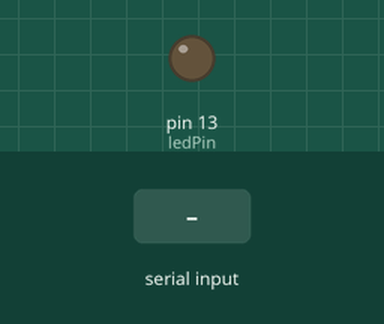
Recording of a sketch running on a simulated Arduino Uno, built with avr-gcc and run on an emulated ATmega328P. Parts: output pins drawn as LEDs (lit = HIGH). Dashed ring = blinking. The inputs (shaded band) are chosen by the test bench.

Above: at 1.2 s.
1.3 s: "D" received over Serial
At 1.5 s:
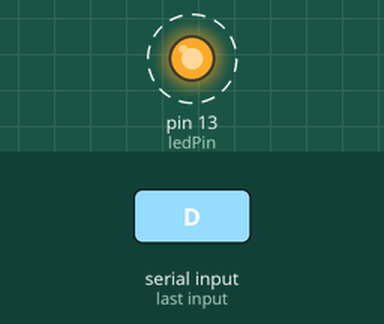
4.3 s: byte 32 (' ') received over Serial
At 5.7 s:
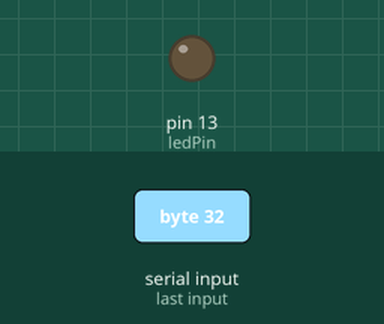
6.0 s: "P" received over Serial
At 6.32 s:
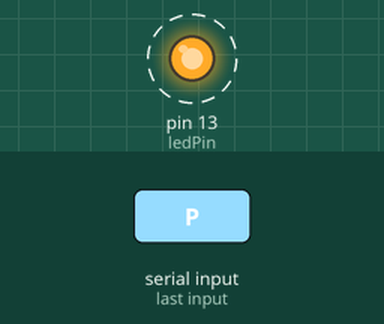
9.0 s: "1" received over Serial
At 9.0 s:
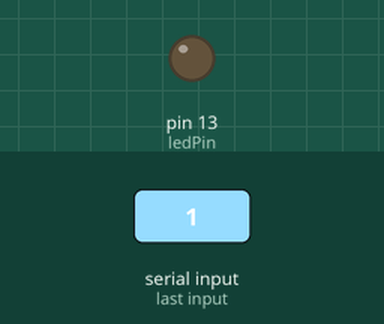
Timing chart, 0 to 11.5 s (numbered marks = the images above; inputs shaded):
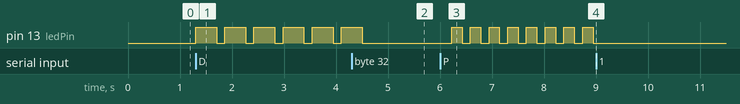

Measured:
- after the input at 1.3 s, pin 13 (ledPin): alternates HIGH for 0.40 s and LOW for 0.16 s, starting at once
- after the input at 4.3 s, pin 13 (ledPin): goes on until 4.5 s, then stays LOW
- after the input at 6.0 s, pin 13 (ledPin): alternates HIGH for 0.20 s and LOW for 0.16 s, starting after 0.22 s
- after the input at 9.0 s, pin 13 (ledPin): stops changing and stays LOW

The sketch:

morseInterpreter.ino
```cpp
char val; // Data received from the serial port
int ledPin =13; // Set the pin to digital I/O 4

void setup() {
  pinMode(ledPin, OUTPUT); // Set pin as OUTPUT
  Serial.begin(9600); // Start serial communication at 9600 bps
  digitalWrite(ledPin, LOW);
}

void loop() {

  if (Serial.available()) { // If data is available to read,
    val = Serial.read(); // read it and store it in val
  }
  if (val == 'D') { // If H was received
    digitalWrite(ledPin, HIGH); // turn the LED on
    delay(400);
    digitalWrite(ledPin, LOW);
    delay(150);
  }
  else if (val == 'P') { // If H was received
    digitalWrite(ledPin, HIGH); // turn the LED on
    delay(200);
    digitalWrite(ledPin, LOW);
    delay(150);
  }
  else if (val == ' ') { // If H was received
    delay(250);
  }
  else {
    digitalWrite(ledPin, LOW); // Otherwise turn it OFF
  }
  delay(10); // Wait 100 milliseconds for next reading
}
```
